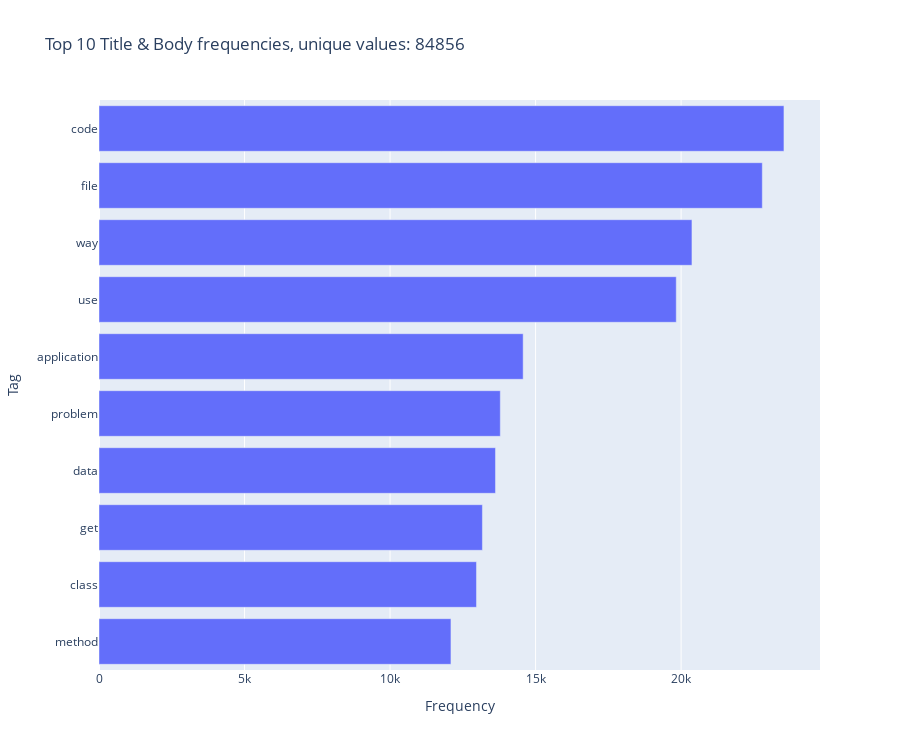

Here is the notebook cell this chart was saved with:
### Markdown cell above
We plot the first most frequent terms and their frequencies:

### Code cell
def plot_frequencies(frequencies, name, top=10):

    uniques = len(frequencies)
    dist_df = pd.DataFrame({
        'Tag':frequencies.keys(),
        'Frequency':frequencies.values()}
        ).sort_values('Frequency').tail(top)

    fig = px.bar(
        dist_df,
        x='Frequency',
        y='Tag',
        orientation='h',
        title=f'Top {top} {name} frequencies, unique values: {uniques}',
        height=750)
    fig.show()


plot_frequencies(title_body_frequencies, 'Title & Body')

### Figure 1 — Plotly figure (JSON) as saved in the notebook; plotly's stock layout.template omitted (floating-point values rounded to 4 significant figures)
{"data": [{"alignmentgroup": "True", "hovertemplate": "Frequency=%{x}<br>Tag=%{y}<extra></extra>", "legendgroup": "", "marker": {"color": "#636efa", "pattern": {"shape": ""}}, "name": "", "offsetgroup": "", "orientation": "h", "showlegend": false, "textposition": "auto", "type": "bar", "x": [12092, 12969, 13173, 13622, 13788, 14573, 19833, 20372, 22790, 23533], "xaxis": "x", "y": ["method", "class", "get", "data", "problem", "application", "use", "way", "file", "code"], "yaxis": "y"}], "layout": {"barmode": "relative", "height": 750, "legend": {"tracegroupgap": 0}, "title": {"text": "Top 10 Title & Body frequencies, unique values: 84856"}, "xaxis": {"anchor": "y", "domain": [0, 1], "title": {"text": "Frequency"}}, "yaxis": {"anchor": "x", "domain": [0, 1], "title": {"text": "Tag"}}}}
